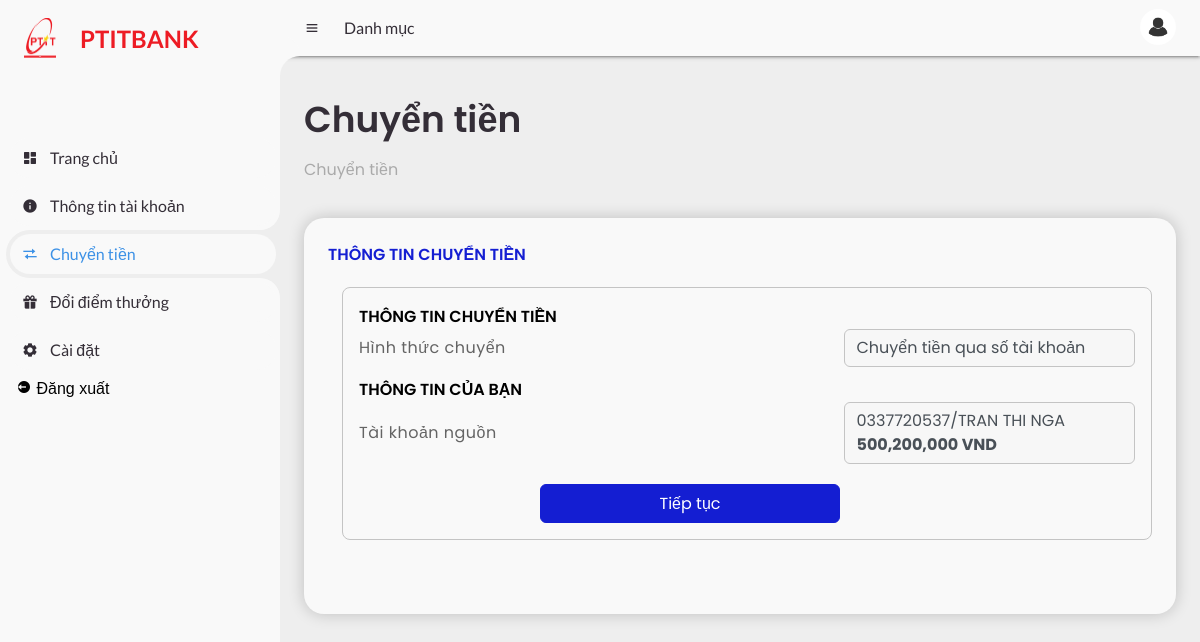
The app's page /account/transfer-money (signed in) with its own data.
### tables this page shows
CREATE TABLE "Account" (
    AccountID TEXT,
    CustomerID TEXT,
    Username TEXT NOT NULL,
    Password TEXT NOT NULL,
    AccountType TEXT,
    Balance DECIMAL(15, 2),
    DateOpened DATE,
    accountNumber TEXT UNIQUE,
    Status TEXT,
    PinCode TEXT,
    creditScored INTEGER
);

CREATE TABLE Customer (CustomerID TEXT PRIMARY KEY, FirstName TEXT NOT NULL, LastName TEXT NOT NULL, DateOfBirth DATE, Role TEXT NOT NULL, Email TEXT UNIQUE, PhoneNumber TEXT, Address TEXT, City TEXT, Country TEXT, Notes TEXT);

### app/routes/home_route.py (the view)
@home_bp.route("/account/transfer-money")
def transfer_money():
    from app.services.account_service import get_detail_account, remove_accents
    account_id = session.get("account_id")
    message, category, [account, customer] = get_detail_account(account_id)
    if category == "danger":
        flash(message, category)
        return redirect(url_for("auth.login"))
    customer.FirstName = remove_accents(customer.FirstName.upper())
    customer.LastName = remove_accents(customer.LastName.upper())
    return render_template("transfer_money.html", account=account, customer=customer)

### app/services/account_service.py (called while the page is built)
def get_detail_account(account_id):
    if not account_id:
        return "Bạn chưa đăng nhập", "danger", [None, None]
    account = Account.query.get(account_id)
    if not account:
        return "Tài khoản không tồn tại", "danger", [None, None]
    customer = Customer.query.filter_by(CustomerID=account.CustomerID).first()
    return "", "success", [account, customer]

def remove_accents(input_str):
    nfkd_form = unicodedata.normalize("NFKD", input_str)
    return "".join([c for c in nfkd_form if not unicodedata.combining(c)])

### app/templates/transfer_money.html (shortened to what this page needs)
<!DOCTYPE html>
<html lang="en">
  <head>
    <link
      href="https://unpkg.com/boxicons@2.0.9/css/boxicons.min.css"
      rel="stylesheet"
    />
    <link rel="stylesheet" href="../static/css/transfer_money.css" />
  </head>
  <body>
    <section id="sidebar">
      <a href="/" class="brand">
        <div class="logo"></div>
        <span class="text">PTITBANK</span>
      </a>
      <ul class="side-menu top">
        <li>
          <a href="/">
            <i class="bx bxs-dashboard"></i>
            <span class="text">Trang chủ</span>
          </a>
        </li>
        <li>
          <a href="/account/profile">
            <i class="bx bxs-info-circle"></i>
            <span class="text">Thông tin tài khoản</span>
          </a>
        </li>
        <li class="active">
          <a href="#">
            <i class="bx bx-transfer"></i>
            <span class="text">Chuyển tiền</span>
          </a>
        </li>
        <li>
          <a href="/account/credit-score">
            <i class="bx bxs-gift"></i>
            <span class="text">Đổi điểm thưởng</span>
          </a>
        </li>
        <li>
          <a href="/account/settings">
            <i class="bx bxs-cog"></i>
            <span class="text">Cài đặt</span>
          </a>
        </li>
        <form action="{{ url_for('auth.logout') }}" method="POST">
          <li>
            <button type="submit" class="logout">
              <i class="bx bxs-log-out-circle"></i>
              <span class="text">Đăng xuất</span>
            </button>
          </li>
        </form>
      </ul>
    </section>
    <section id="content">
      <nav>
        <i class="bx bx-menu"></i>
        <a href="#" class="nav-link">Danh mục</a>
        <a href="/account/profile" class="profile">
          <img src="../static/images/avatar_user.png" />
        </a>
      </nav>
      <main>
        <div class="head-title">
          <div class="left">
            <h1>Chuyển tiền</h1>
            <ul class="breadcrumb">
              <li>
                <a href="#">Chuyển tiền</a>
              </li>
            </ul>
          </div>
        </div>
        <ul class="box-info">
          <li>
            <div class="my-info">
              <div class="my-info-title">Thông tin chuyển tiền</div>
              <div class="detail-wrapper">
                <div class="detail">
                  <div class="detail-title">Thông tin chuyển tiền</div>
                  <div class="method-wrapper">
                    <div class="method-text">Hình thức chuyển</div>
                    <div class="method-detail">
                      Chuyển tiền qua số tài khoản
                    </div>
                  </div>
                </div>
                <div class="detail">
                  <div class="detail-title">Thông tin của bạn</div>
                  <div class="method-wrapper">
                    <div class="method-text">Tài khoản nguồn</div>
                    <div class="method-detail my-account-info">
                      <div class="main-account">
                        {{account.accountNumber}}/{{customer.FirstName + " " +
                        customer.LastName}}
                      </div>
                      <div class="amount">
                        <strong
                          >{{'{:,.0f}'.format(account.Balance)}} VND</strong
                        >
                      </div>
                    </div>
                  </div>
                </div>
                <a
                  style="display: block"
                  href="/account/transfer-money/confirm-receiver-info"
                  class="my-info-confirm"
                  >Tiếp tục</a
                >
              </div>
            </div>
          </li>
        </ul>
      </main>
    </section>
  </body>
</html>

### records on screen
Account: accountNumber "0337720537", Balance "500,200,000"
Customer: FirstName+LastName "TRAN THI NGA"
